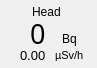
        <widget class="QFrame" name="cps_frame_m1">
         <property name="geometry">
          <rect>
           <x>576</x>
           <y>34</y>
           <width>97</width>
           <height>68</height>
          </rect>
         </property>
         <property name="toolTip">
          <string>&lt;html&gt;&lt;head/&gt;&lt;body&gt;&lt;p&gt;Module 1&lt;/p&gt;&lt;/body&gt;&lt;/html&gt;</string>
         </property>
         <property name="frameShape">
          <enum>QFrame::NoFrame</enum>
         </property>
         <property name="frameShadow">
          <enum>QFrame::Plain</enum>
         </property>
         <widget class="QWidget" name="layoutWidget_9">
          <property name="geometry">
           <rect>
            <x>3</x>
            <y>3</y>
            <width>88</width>
            <height>59</height>
           </rect>
          </property>
          <layout class="QVBoxLayout" name="verticalLayout_13">
           <property name="spacing">
            <number>0</number>
           </property>
           <item alignment="Qt::AlignHCenter">
            <widget class="QLabel" name="bodypart_m1">
             <property name="text">
              <string>Head</string>
             </property>
            </widget>
           </item>
           <item>
            <layout class="QGridLayout" name="gridLayout_11">
             <property name="leftMargin">
              <number>0</number>
             </property>
             <property name="rightMargin">
              <number>0</number>
             </property>
             <property name="bottomMargin">
              <number>0</number>
             </property>
             <property name="spacing">
              <number>2</number>
             </property>
             <item row="1" column="1" alignment="Qt::AlignHCenter">
              <widget class="QLabel" name="uSv_label_m1">
               <property name="font">
                <font>
                 <pointsize>8</pointsize>
                </font>
               </property>
               <property name="text">
                <string>µSv/h</string>
               </property>
              </widget>
             </item>
             <item row="0" column="1" alignment="Qt::AlignHCenter|Qt::AlignBottom">
              <widget class="QLabel" name="cps_label_m1">
               <property name="text">
                <string>Bq</string>
               </property>
              </widget>
             </item>
             <item row="0" column="0" alignment="Qt::AlignRight">
              <widget class="QLabel" name="CPS_m1">
               <property name="minimumSize">
                <size>
                 <width>0</width>
                 <height>26</height>
                </size>
               </property>
               <property name="maximumSize">
                <size>
                 <width>16777215</width>
                 <height>26</height>
                </size>
               </property>
               <property name="font">
                <font>
                 <family>Arial Black</family>
                 <pointsize>20</pointsize>
                 <weight>50</weight>
                 <bold>false</bold>
                </font>
               </property>
               <property name="text">
                <string>0</string>
               </property>
              </widget>
             </item>
             <item row="1" column="0" alignment="Qt::AlignRight">
              <widget class="QLabel" name="uSv_m1">
               <property name="minimumSize">
                <size>
                 <width>0</width>
                 <height>14</height>
                </size>
               </property>
               <property name="maximumSize">
                <size>
                 <width>16777215</width>
                 <height>14</height>
                </size>
               </property>
               <property name="font">
                <font>
                 <pointsize>10</pointsize>
                </font>
               </property>
               <property name="text">
                <string>0.00</string>
               </property>
              </widget>
             </item>
            </layout>
           </item>
          </layout>
         </widget>
         <widget class="QLabel" name="cps_bg_m1">
          <property name="geometry">
           <rect>
            <x>2</x>
            <y>2</y>
            <width>91</width>
            <height>62</height>
           </rect>
          </property>
          <property name="frameShadow">
           <enum>QFrame::Sunken</enum>
          </property>
          <property name="text">
           <string/>
          </property>
          <property name="pixmap">
           <pixmap resource="RadMaster 3000+ v0.1/resources.qrc">:/bg/resources/bg/cps_frame.png</pixmap>
          </property>
          <property name="scaledContents">
           <bool>true</bool>
          </property>
         </widget>
         <zorder>cps_bg_m1</zorder>
         <zorder>layoutWidget_9</zorder>
        </widget>
